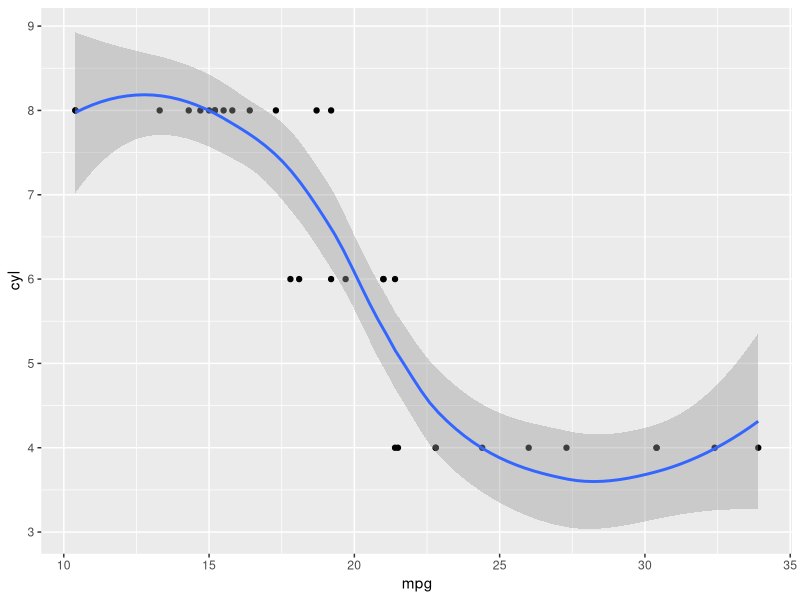

This chart was generated by the following R code:
## ---- chunk 1
knitr::opts_chunk$set(echo = TRUE)
## ---- chunk 2
library(dplyr)
library(ggplot2)

ggplot(mtcars, 
       aes(x=mpg, y = cyl)) +
  geom_point() + 
  geom_smooth()



